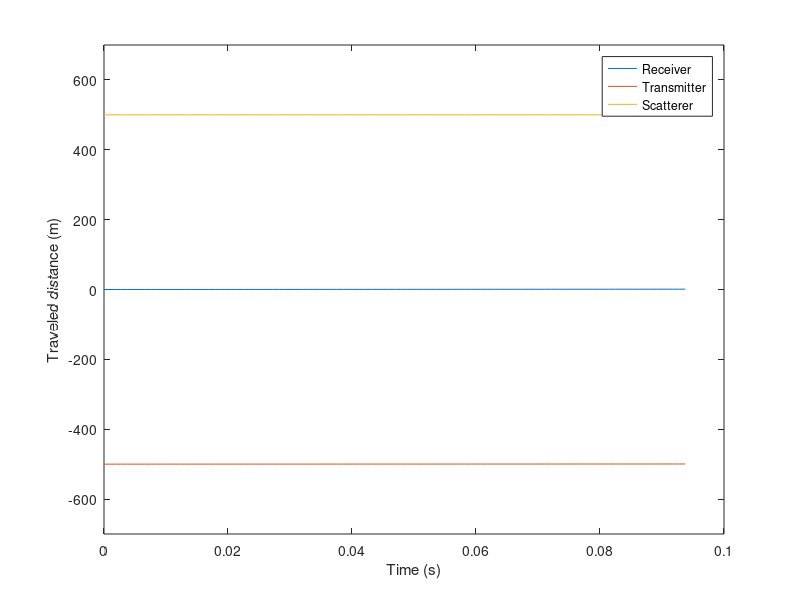
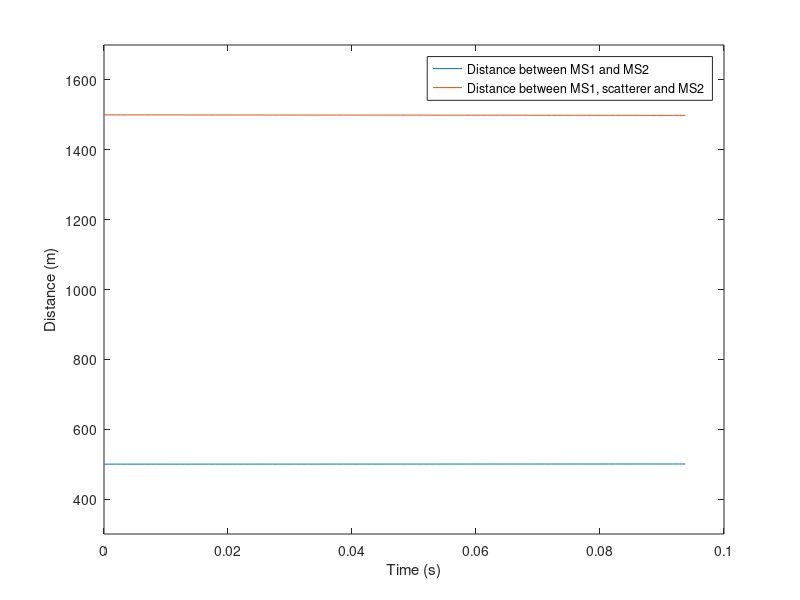
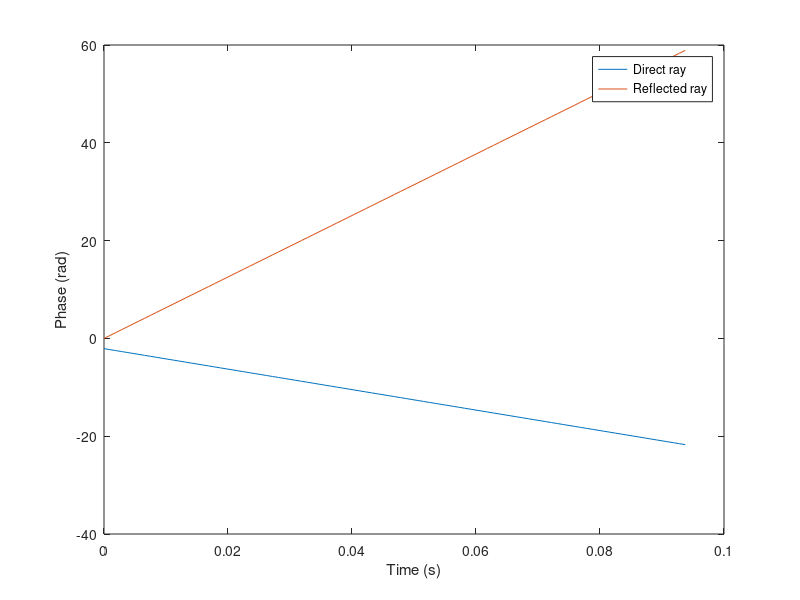
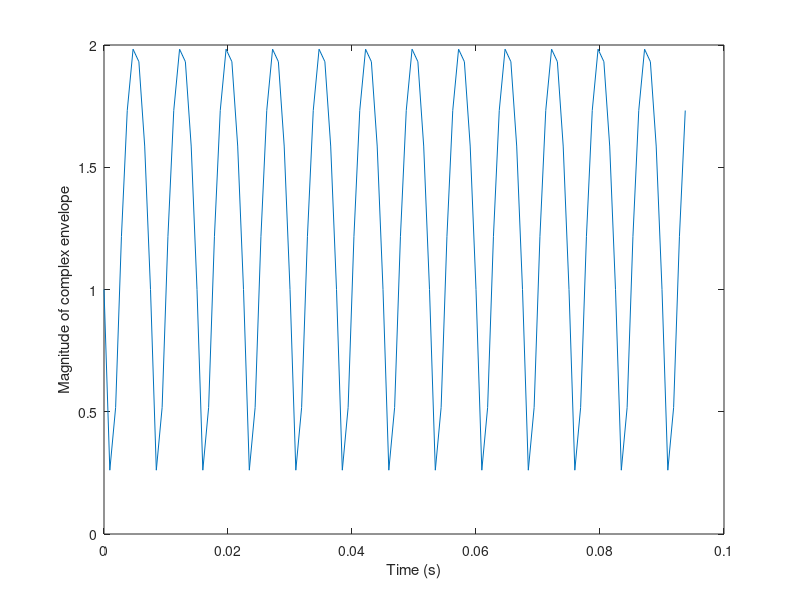

Source code (MATLAB) for these figures, in order:
%
% project472
%
% =======================================================================
clear
close all
clc
% basic inputs ==========================================================

fc=2000;   % MHz  Carrier frequency
F=16;       % sampling rate: fraction of wave length
V1=5;      %  m/s MS1 speed 
V2=10;      % m/s  MS2 speed
V3=0;       % m/s scatterer speed
NFFT=128;   % Number of points in FFT
Nsamples=100 % Number of samples 

% geometry inputs ========================================================

trasmitter0=-500;  % initial location of transmitter (MS1) x-coordinate
receiver0=0;        % initial location of receiver (MS2) x-coordinate
scatterer0=500;     % initial location of scatterer x-coordinate

% indirect parameters ===================================================
lambdac=300/fc;   % m wavelength
Dx=lambdac/F;     % m sampling spacing 
ts=Dx/V2;         % s time sampling interval
fs=1/ts;           % Hz sampling frequency
kc=2*pi/lambdac;  % propagation constant

timeaxis=ts.*[0:Nsamples];

receiver=receiver0+V2.*timeaxis;
transmitter=trasmitter0+V1.*timeaxis;
scatterer=scatterer0+V3.*timeaxis;
figure,plot(timeaxis,receiver,timeaxis,transmitter,timeaxis,scatterer)
axisFig=axis;
axis([axisFig(1) axisFig(2) axisFig(3)-100 axisFig(4)+100]);
xlabel('Time (s)');
ylabel('Traveled distance (m)');
legend('Receiver', 'Transmitter', 'Scatterer', 'Location', 'Best');


distanceMS1MS2=abs(transmitter-receiver);
distanceMS1ScattererMS2=abs(scatterer-transmitter)+abs(receiver-scatterer);
figure,plot(timeaxis,distanceMS1MS2,timeaxis,distanceMS1ScattererMS2)
axisFig=axis;
axis([axisFig(1) axisFig(2) axisFig(3)-100 axisFig(4)+100]);
xlabel('Time (s)');
ylabel('Distance (m)');
legend('Distance between MS1 and MS2', 'Distance between MS1, scatterer and MS2', 'Location', 'Best');


ray0=exp(-j*kc.*distanceMS1MS2);
ray1=exp(-j*kc.*distanceMS1ScattererMS2);
figure,plot(timeaxis,unwrap(angle(ray0)),timeaxis,unwrap(angle(ray1)))
xlabel('Time (s)');
ylabel('Phase (rad)');
legend('Direct ray', 'Reflected ray', 'Location', 'Best');


r=ray0+ray1;
figure,plot(timeaxis,abs(r))
xlabel('Time (s)')
ylabel('Magnitude of complex envelope')

figure,plot(timeaxis,unwrap(angle(r)))
xlabel('Time (s)')
ylabel('Phase of complex envelope (rad)')

spectrumr=fftshift((abs(fft(r,NFFT))).^2);
freqaxis=[0:NFFT-1]*fs/NFFT-fs/2;
figure,plot(freqaxis,10*log10(spectrumr)-max(10*log10(spectrumr)))
xlabel('Doppler shift (Hz)')
ylabel('Normalized frquency response (dB)')
